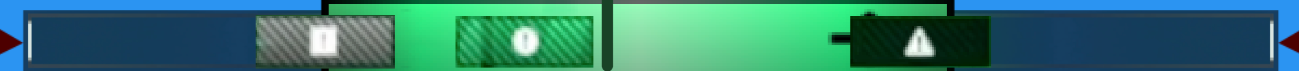
#> input picture legacy/November 24th Noiseform/debug_fish.png, 1299 x 71 px
$ python geometry3.py
#> lines starting #> are read from the running program, lines starting #| are printed output that depends on the picture; after the words box and inside, x2 and y2 are one past the last pixel; in counts of white or black regions, pixels touching at a corner belong together
import cv2
import numpy as np
import sys

def detect_shapes(image_path):
    """Detect triangle, circle, and square positions.

    Ignores a fish skeleton that may appear above the bar (larger, very low circularity).
    Works across different image heights / resolutions.
    """
#> called with image_path = 'debug_fish.png'
    img = cv2.imread(image_path)
#> img is the input picture: shape (71, 1299, 3); mean B, G, R 113.4, 123.7, 51.1
    if img is None:
        print(f"Error: Could not load image from {image_path}")
        return

    h, w = img.shape[:2]
#> h = 71; w = 1299
    gray = cv2.cvtColor(img, cv2.COLOR_BGR2GRAY)
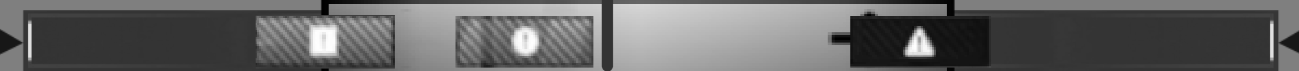
#> gray: shape (71, 1299); min 0, max 255, mean 100.8

    # Threshold to isolate the bright white shapes
    _, thresh = cv2.threshold(gray, 200, 255, cv2.THRESH_BINARY)
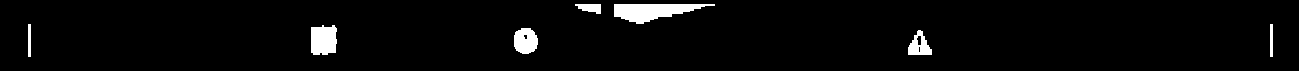
#> thresh: shape (71, 1299); 3.4% white; 7 white regions

    contours, _ = cv2.findContours(thresh, cv2.RETR_EXTERNAL, cv2.CHAIN_APPROX_SIMPLE)
#> contours = 7 contours; box (x1, y1, x2, y2) and area: (614, 4, 715, 24) 1063, (311, 25, 337, 55) 641, (514, 28, 538, 54) 472, (908, 30, 932, 55) 345, (575, 4, 601, 14) 149, (1270, 24, 1273, 57) 64, (28, 24, 31, 57) 64

    shapes = []
    for cnt in contours:
        area = cv2.contourArea(cnt)
        if area < 60:
            continue

        peri = cv2.arcLength(cnt, True)
        approx = cv2.approxPolyDP(cnt, 0.04 * peri, True)
        circularity = 4 * np.pi * area / (peri ** 2) if peri > 0 else 0

        x, y, bw, bh = cv2.boundingRect(cnt)
        aspect = bw / float(bh) if bh > 0 else 0

        # Roughly square bounding box
        if not (0.7 < aspect < 1.4):
            continue

        # Icon size range that works for the tested resolutions
        # (rejects the larger fish skeleton above the bar)
        if not (12 < bh < 45 and 12 < bw < 45):
            continue

        # Reject very low-circularity blobs (fish skeleton)
        if circularity < 0.4:
            continue

        M = cv2.moments(cnt)
        if M["m00"] != 0:
            cx = int(M["m10"] / M["m00"])
            cy = int(M["m01"] / M["m00"])
        else:
            cx = x + bw // 2
            cy = y + bh // 2

        shapes.append({
            'center': (cx, cy),
            'area': area,
            'vertices': len(approx),
            'circularity': circularity,
            'aspect': aspect,
            'bbox': (bw, bh)
        })
#> this loop made 7 passes
#> (area, peri, approx, circularity, x, y, bw, bh) on passes 1, 3: (345, 86.97, [[918, 30], [908, 54], [931, 54]], 0.573, 908, 30, 24, 25), (641, 111, [[334, 25], [311, 27], [313, 54], [335, 52]], 0.654, 311, 25, 26, 30)
#> (area, peri, circularity, x, y, bw, bh, aspect) on pass 2: (472.5, 84.87, 0.824, 514, 28, 24, 26, 0.923)
#> after the loop, shapes = 3 items

    if len(shapes) < 3:
        print(f"Warning: Found only {len(shapes)} candidate shapes (expected 3).")
        for s in shapes:
            print(s)
        return

    # If more than 3, keep the three with the most "icon-like" circularity
    if len(shapes) > 3:
        shapes = sorted(shapes, key=lambda s: s['circularity'], reverse=True)[:3]

    # Classification
    # Circle = highest circularity
    shapes_by_circ = sorted(shapes, key=lambda s: s['circularity'], reverse=True)
#> shapes_by_circ = 3 items
    circle = shapes_by_circ[0]
#> circle = {'center': (525, 40), 'area': 472.5, 'vertices': 6, 'circularity': 0.824, 'aspect': 0.923, 'bbox': (24, 26)}

    remaining = [s for s in shapes if s['center'] != circle['center']]
#> remaining = 2 items

    # Prefer a true 3-vertex contour for the triangle; otherwise lowest circularity
    tri_candidates = [s for s in remaining if s['vertices'] == 3]
#> tri_candidates = 1 item
    if tri_candidates:
        triangle = tri_candidates[0]
#> triangle = {'center': (918, 45), 'area': 345, 'vertices': 3, 'circularity': 0.573, 'aspect': 0.96, 'bbox': (24, 25)}
    else:
        remaining_by_circ = sorted(remaining, key=lambda s: s['circularity'])
        triangle = remaining_by_circ[0]

    square = [s for s in remaining if s['center'] != triangle['center']][0]
#> square = {'center': (323, 39), 'area': 641, 'vertices': 4, 'circularity': 0.654, 'aspect': 0.867, 'bbox': (26, 30)}

    print("Detected shape positions (x, y):")
    print(f"Triangle: {triangle['center']}")
#| Triangle: (918, 45)
    print(f"Circle:   {circle['center']}")
#| Circle:   (525, 40)
    print(f"Square:   {square['center']}")
#| Square:   (323, 39)

    print("\nDetails:")
    print(f"  Triangle - vertices: {triangle['vertices']}, circularity: {triangle['circularity']:.2f}")
#|   Triangle - vertices: 3, circularity: 0.57
    print(f"  Circle   - vertices: {circle['vertices']}, circularity: {circle['circularity']:.2f}")
#|   Circle   - vertices: 6, circularity: 0.82
    print(f"  Square   - vertices: {square['vertices']}, circularity: {square['circularity']:.2f}")
#|   Square   - vertices: 4, circularity: 0.65


if __name__ == "__main__":
    if len(sys.argv) > 1:
        image_path = sys.argv[1]
    else:
        image_path = "debug_fish.png"
    detect_shapes(image_path)
